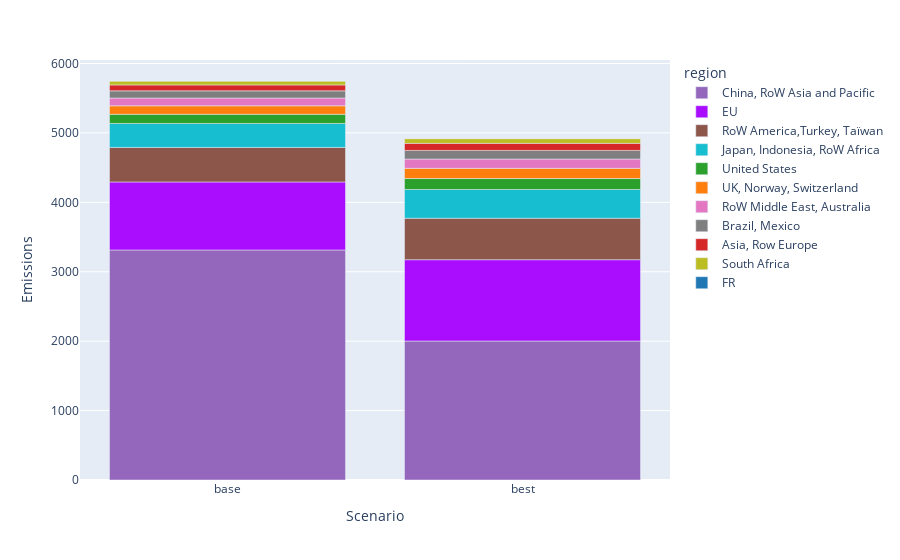

Notebook code for this chart:
### Code cell
emission_import_distrib_one_sector(model_no_cap, sector="Electronics",country_importing="FR", stressor_list = ['Metal Ores'], scope =3)

### Figure 1 — Plotly figure (JSON) as saved in the notebook; plotly's stock layout.template omitted (floating-point values rounded to 4 significant figures)
{"data": [{"alignmentgroup": "True", "hovertemplate": "<b>%{hovertext}</b><br><br>region=China, RoW Asia and Pacific<br>scenario=%{x}<br>emissions=%{y}<extra></extra>", "hovertext": ["China, RoW Asia and Pacific", "China, RoW Asia and Pacific"], "legendgroup": "China, RoW Asia and Pacific", "marker": {"color": "#9467BD", "pattern": {"shape": ""}}, "name": "China, RoW Asia and Pacific", "offsetgroup": "China, RoW Asia and Pacific", "orientation": "v", "showlegend": true, "textposition": "auto", "type": "bar", "x": ["base", "best"], "xaxis": "x", "y": [3314.0, 2002.0], "yaxis": "y"}, {"alignmentgroup": "True", "hovertemplate": "<b>%{hovertext}</b><br><br>region=EU<br>scenario=%{x}<br>emissions=%{y}<extra></extra>", "hovertext": ["EU", "EU"], "legendgroup": "EU", "marker": {"color": "#AA0DFE", "pattern": {"shape": ""}}, "name": "EU", "offsetgroup": "EU", "orientation": "v", "showlegend": true, "textposition": "auto", "type": "bar", "x": ["base", "best"], "xaxis": "x", "y": [979.5, 1171.0], "yaxis": "y"}, {"alignmentgroup": "True", "hovertemplate": "<b>%{hovertext}</b><br><br>region=RoW America,Turkey, Taïwan<br>scenario=%{x}<br>emissions=%{y}<extra></extra>", "hovertext": ["RoW America,Turkey, Taïwan", "RoW America,Turkey, Taïwan"], "legendgroup": "RoW America,Turkey, Taïwan", "marker": {"color": "#8C564B", "pattern": {"shape": ""}}, "name": "RoW America,Turkey, Taïwan", "offsetgroup": "RoW America,Turkey, Taïwan", "orientation": "v", "showlegend": true, "textposition": "auto", "type": "bar", "x": ["base", "best"], "xaxis": "x", "y": [497.5, 597.0], "yaxis": "y"}, {"alignmentgroup": "True", "hovertemplate": "<b>%{hovertext}</b><br><br>region=Japan, Indonesia, RoW Africa<br>scenario=%{x}<br>emissions=%{y}<extra></extra>", "hovertext": ["Japan, Indonesia, RoW Africa", "Japan, Indonesia, RoW Africa"], "legendgroup": "Japan, Indonesia, RoW Africa", "marker": {"color": "#17BECF", "pattern": {"shape": ""}}, "name": "Japan, Indonesia, RoW Africa", "offsetgroup": "Japan, Indonesia, RoW Africa", "orientation": "v", "showlegend": true, "textposition": "auto", "type": "bar", "x": ["base", "best"], "xaxis": "x", "y": [345.4, 414.5], "yaxis": "y"}, {"alignmentgroup": "True", "hovertemplate": "<b>%{hovertext}</b><br><br>region=United States<br>scenario=%{x}<br>emissions=%{y}<extra></extra>", "hovertext": ["United States", "United States"], "legendgroup": "United States", "marker": {"color": "#2CA02C", "pattern": {"shape": ""}}, "name": "United States", "offsetgroup": "United States", "orientation": "v", "showlegend": true, "textposition": "auto", "type": "bar", "x": ["base", "best"], "xaxis": "x", "y": [131.7, 158.0], "yaxis": "y"}, {"alignmentgroup": "True", "hovertemplate": "<b>%{hovertext}</b><br><br>region=UK, Norway, Switzerland<br>scenario=%{x}<br>emissions=%{y}<extra></extra>", "hovertext": ["UK, Norway, Switzerland", "UK, Norway, Switzerland"], "legendgroup": "UK, Norway, Switzerland", "marker": {"color": "#FF7F0E", "pattern": {"shape": ""}}, "name": "UK, Norway, Switzerland", "offsetgroup": "UK, Norway, Switzerland", "orientation": "v", "showlegend": true, "textposition": "auto", "type": "bar", "x": ["base", "best"], "xaxis": "x", "y": [122.9, 146.9], "yaxis": "y"}, {"alignmentgroup": "True", "hovertemplate": "<b>%{hovertext}</b><br><br>region=RoW Middle East, Australia<br>scenario=%{x}<br>emissions=%{y}<extra></extra>", "hovertext": ["RoW Middle East, Australia", "RoW Middle East, Australia"], "legendgroup": "RoW Middle East, Australia", "marker": {"color": "#E377C2", "pattern": {"shape": ""}}, "name": "RoW Middle East, Australia", "offsetgroup": "RoW Middle East, Australia", "orientation": "v", "showlegend": true, "textposition": "auto", "type": "bar", "x": ["base", "best"], "xaxis": "x", "y": [111.4, 133.6], "yaxis": "y"}, {"alignmentgroup": "True", "hovertemplate": "<b>%{hovertext}</b><br><br>region=Brazil, Mexico<br>scenario=%{x}<br>emissions=%{y}<extra></extra>", "hovertext": ["Brazil, Mexico", "Brazil, Mexico"], "legendgroup": "Brazil, Mexico", "marker": {"color": "#7F7F7F", "pattern": {"shape": ""}}, "name": "Brazil, Mexico", "offsetgroup": "Brazil, Mexico", "orientation": "v", "showlegend": true, "textposition": "auto", "type": "bar", "x": ["base", "best"], "xaxis": "x", "y": [103.9, 124.6], "yaxis": "y"}, {"alignmentgroup": "True", "hovertemplate": "<b>%{hovertext}</b><br><br>region=Asia, Row Europe<br>scenario=%{x}<br>emissions=%{y}<extra></extra>", "hovertext": ["Asia, Row Europe", "Asia, Row Europe"], "legendgroup": "Asia, Row Europe", "marker": {"color": "#D62728", "pattern": {"shape": ""}}, "name": "Asia, Row Europe", "offsetgroup": "Asia, Row Europe", "orientation": "v", "showlegend": true, "textposition": "auto", "type": "bar", "x": ["base", "best"], "xaxis": "x", "y": [84.98, 102.0], "yaxis": "y"}, {"alignmentgroup": "True", "hovertemplate": "<b>%{hovertext}</b><br><br>region=South Africa<br>scenario=%{x}<br>emissions=%{y}<extra></extra>", "hovertext": ["South Africa", "South Africa"], "legendgroup": "South Africa", "marker": {"color": "#BCBD22", "pattern": {"shape": ""}}, "name": "South Africa", "offsetgroup": "South Africa", "orientation": "v", "showlegend": true, "textposition": "auto", "type": "bar", "x": ["base", "best"], "xaxis": "x", "y": [56.87, 68.25], "yaxis": "y"}, {"alignmentgroup": "True", "hovertemplate": "<b>%{hovertext}</b><br><br>region=FR<br>scenario=%{x}<br>emissions=%{y}<extra></extra>", "hovertext": ["FR", "FR"], "legendgroup": "FR", "marker": {"color": "#1F77B4", "pattern": {"shape": ""}}, "name": "FR", "offsetgroup": "FR", "orientation": "v", "showlegend": true, "textposition": "auto", "type": "bar", "x": ["base", "best"], "xaxis": "x", "y": [0, 0], "yaxis": "y"}], "layout": {"barmode": "relative", "legend": {"title": {"text": "region"}, "tracegroupgap": 0}, "margin": {"t": 60}, "xaxis": {"anchor": "y", "domain": [0, 1], "title": {"text": "Scenario"}}, "yaxis": {"anchor": "x", "domain": [0, 1], "title": {"text": "Emissions"}}}}
